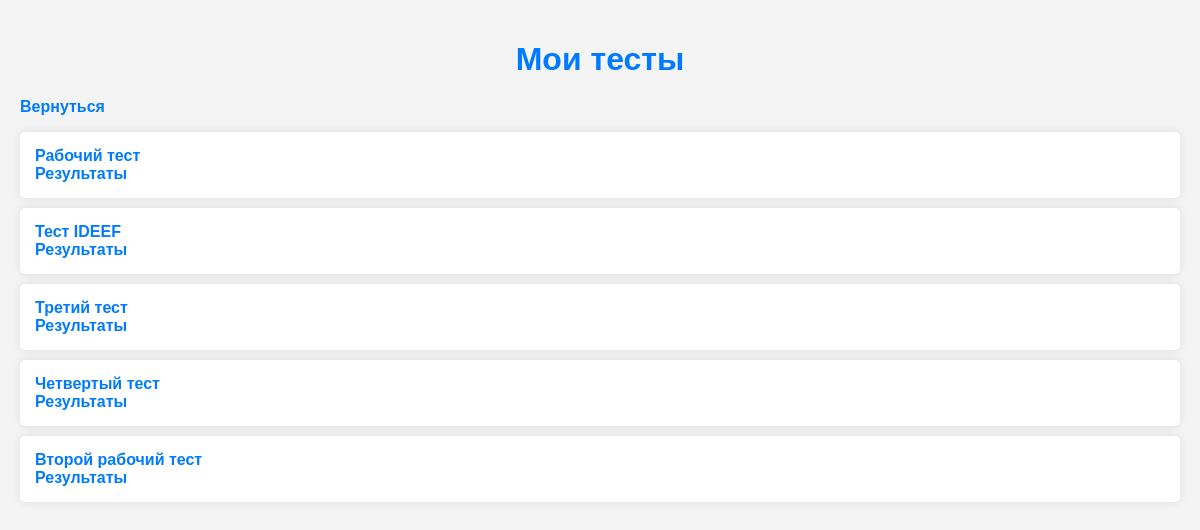
/my_tests/ (signed in), run on the app's committed database.
### users/models.py (models this page shows, shortened)
class Test(models.Model):
    user = models.ForeignKey(User, on_delete=models.CASCADE)
    testers = models.ManyToManyField(User, related_name='assigned_tests')
    created_at = models.DateTimeField(auto_now_add=True)
    name = models.CharField(max_length=255, default='Unnamed Test')

### users/views.py (the view)
# urls.py: path('my_tests/', views.my_tests, name='my_tests'),
@login_required
def my_tests(request):
    if request.user.role == 'tester':
        tests = request.user.assigned_tests.all()
    else:
        tests = Test.objects.filter(user=request.user)
    return render(request, "tests/my_tests.html", {"tests": tests})

### users/templates/tests/my_tests.html (shortened to what this page needs)
<!DOCTYPE html>
<html lang="ru">
<head>
    {% load static %}
    <link rel="stylesheet" type="text/css" href="{% static 'styles/tests/my_tests.css' %}">
</head>
<body>
    <h1>Мои тесты</h1>
    <a href="{% url 'home' %}">Вернуться</a>
    <ul>
        {% for test in tests %}
            <li>
                <a href="{% url 'ab_test' %}?test_id={{ test.id }}">{{ test.name }}</a>
                <a href="{% url 'test_results_detail' %}?test_id={{ test.id }}">Результаты</a>
            </li>
        {% empty %}
            <li>Тесты не найдены.</li>
        {% endfor %}
    </ul>
</body>
</html>

### users/static/styles/tests/my_tests.css (style rules this page uses)
body { font-family: 'Arial', sans-serif; background-color: #f4f4f4; color: #333; margin: 0; padding: 20px; }
h1 { text-align: center; color: #007BFF; margin-bottom: 20px; }
a { display: inline-block; color: #007BFF; text-decoration: none; font-weight: bold; }
ul { list-style: none; padding: 0; }
ul li { background: #fff; margin: 10px 0; padding: 15px; border-radius: 5px; box-shadow: 0 0 10px rgba(0, 0, 0, 0.1); }
ul li a { display: block; }

### data on the page
Test: name "Рабочий тест"
Test: name "Тест IDEEF"
Test: name "Третий тест"
Test: name "Четвертый тест"
Test: name "Второй рабочий тест"
